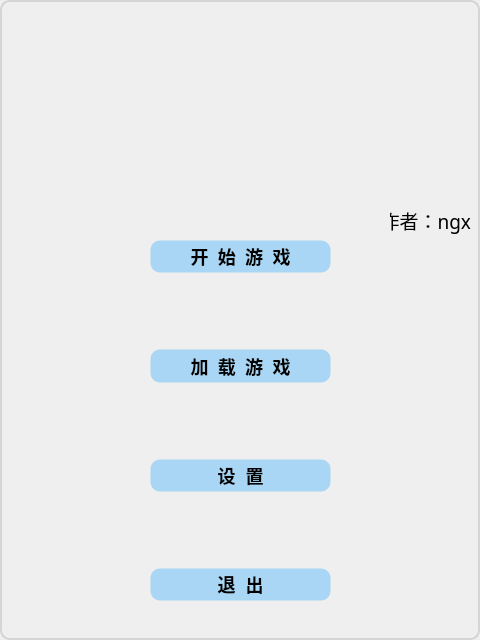
<?xml version="1.0" encoding="UTF-8"?>
<ui version="4.0">
 <class>MenuWindow</class>
 <widget class="QMainWindow" name="MenuWindow">
  <property name="geometry">
   <rect>
    <x>0</x>
    <y>0</y>
    <width>480</width>
    <height>640</height>
   </rect>
  </property>
  <property name="sizePolicy">
   <sizepolicy hsizetype="Preferred" vsizetype="Expanding">
    <horstretch>0</horstretch>
    <verstretch>0</verstretch>
   </sizepolicy>
  </property>
  <property name="minimumSize">
   <size>
    <width>480</width>
    <height>640</height>
   </size>
  </property>
  <property name="maximumSize">
   <size>
    <width>480</width>
    <height>640</height>
   </size>
  </property>
  <property name="windowTitle">
   <string>Meue</string>
  </property>
  <property name="windowIcon">
   <iconset resource="image.qrc">
    <normaloff>:/image/tetris-icon-25.jpg</normaloff>:/image/tetris-icon-25.jpg</iconset>
  </property>
  <property name="styleSheet">
   <string notr="true">QMainWindow{         /*类名*/
    background: qlineargradient(x1:0, y1:0, x2:1, y2:0,
                                 stop:0 #18545A,
                                 stop:1 #F1F2B5);
    border-radius: 10px;             /*四角圆角的直径*/
    border-style:solid;             /*边框样式（实线）*/
    border-width:2px;             /*边框宽度*/
    border-color:rgb(213, 213, 213);     /*边框颜色*/
	
}</string>
  </property>
  <widget class="QWidget" name="centralwidget">
   <widget class="QWidget" name="layoutWidget1">
    <property name="geometry">
     <rect>
      <x>0</x>
      <y>240</y>
      <width>481</width>
      <height>361</height>
     </rect>
    </property>
    <layout class="QHBoxLayout" name="horizontalLayout">
     <item>
      <spacer name="horizontalSpacer">
       <property name="orientation">
        <enum>Qt::Horizontal</enum>
       </property>
       <property name="sizeType">
        <enum>QSizePolicy::Maximum</enum>
       </property>
       <property name="sizeHint" stdset="0">
        <size>
         <width>150</width>
         <height>30</height>
        </size>
       </property>
      </spacer>
     </item>
     <item>
      <layout class="QVBoxLayout" name="verticalLayout">
       <property name="sizeConstraint">
        <enum>QLayout::SetDefaultConstraint</enum>
       </property>
       <item>
        <widget class="QPushButton" name="StartButton">
         <property name="sizePolicy">
          <sizepolicy hsizetype="Preferred" vsizetype="Preferred">
           <horstretch>0</horstretch>
           <verstretch>0</verstretch>
          </sizepolicy>
         </property>
         <property name="font">
          <font>
           <family>方正像素18</family>
           <pointsize>-1</pointsize>
           <italic>false</italic>
           <bold>true</bold>
          </font>
         </property>
         <property name="focusPolicy">
          <enum>Qt::NoFocus</enum>
         </property>
         <property name="styleSheet">
          <string notr="true">QPushButton
{
	background-color: rgba(0,153,255,75); /*背景色*/ 
	border: transparent;
	border-style: outset;
	border-width: 1px;
	border-radius: 10px; /*边界圆滑*/
	font: bold 18px;
	min-width:2em;
	color: black; /*字体颜色*/
	font-family: 方正像素18;
	padding: 2px;

}
 
QPushButton:hover
{
	background-color: rgba(0,141,235,75);
}
 
QPushButton:pressed
{
	background-color: rgba(0,129,214,80); 
	border-style: inset;
}
QPushButton:!enabled{
	background-color: rgb(100, 100, 100);
	border-style: inset;
}</string>
         </property>
         <property name="text">
          <string>开  始  游  戏</string>
         </property>
        </widget>
       </item>
       <item>
        <spacer name="verticalSpacer">
         <property name="orientation">
          <enum>Qt::Vertical</enum>
         </property>
         <property name="sizeType">
          <enum>QSizePolicy::Maximum</enum>
         </property>
         <property name="sizeHint" stdset="0">
          <size>
           <width>20</width>
           <height>70</height>
          </size>
         </property>
        </spacer>
       </item>
       <item>
        <widget class="QPushButton" name="LoadButton">
         <property name="sizePolicy">
          <sizepolicy hsizetype="Preferred" vsizetype="Preferred">
           <horstretch>0</horstretch>
           <verstretch>0</verstretch>
          </sizepolicy>
         </property>
         <property name="font">
          <font>
           <family>方正像素18</family>
           <pointsize>-1</pointsize>
           <italic>false</italic>
           <bold>true</bold>
          </font>
         </property>
         <property name="focusPolicy">
          <enum>Qt::NoFocus</enum>
         </property>
         <property name="styleSheet">
          <string notr="true">QPushButton
{
	background-color: rgba(0,153,255,75); /*背景色*/ 
	border: transparent;
	border-style: outset;
	border-width: 1px;
	border-radius: 10px; /*边界圆滑*/
	font: bold 18px;
	min-width:2em;
	color: black; /*字体颜色*/
	font-family: 方正像素18;
	padding: 2px;

}
 
QPushButton:hover
{
	background-color: rgba(0,141,235,75);
}
 
QPushButton:pressed
{
	background-color: rgba(0,129,214,80); 
	border-style: inset;
}
QPushButton:!enabled{
	background-color: rgb(100, 100, 100);
	border-style: inset;
}</string>
         </property>
         <property name="text">
          <string>加  载  游  戏</string>
         </property>
        </widget>
       </item>
       <item>
        <spacer name="verticalSpacer_3">
         <property name="orientation">
          <enum>Qt::Vertical</enum>
         </property>
         <property name="sizeType">
          <enum>QSizePolicy::Maximum</enum>
         </property>
         <property name="sizeHint" stdset="0">
          <size>
           <width>20</width>
           <height>70</height>
          </size>
         </property>
        </spacer>
       </item>
       <item>
        <widget class="QPushButton" name="SettingButton">
         <property name="sizePolicy">
          <sizepolicy hsizetype="Preferred" vsizetype="Preferred">
           <horstretch>0</horstretch>
           <verstretch>0</verstretch>
          </sizepolicy>
         </property>
         <property name="focusPolicy">
          <enum>Qt::NoFocus</enum>
         </property>
         <property name="styleSheet">
          <string notr="true">QPushButton
{
	background-color: rgba(0,153,255,75); /*背景色*/ 
	border: transparent;
	border-style: outset;
	border-width: 1px;
	border-radius: 10px; /*边界圆滑*/
	font: bold 18px;
	min-width:2em;
	color: black; /*字体颜色*/
	font-family: 方正像素18;
	padding: 2px;

}
 
QPushButton:hover
{
	background-color: rgba(0,141,235,75);
}
 
QPushButton:pressed
{
	background-color: rgba(0,129,214,80); 
	border-style: inset;
}
QPushButton:!enabled{
	background-color: rgb(100, 100, 100);
	border-style: inset;
}</string>
         </property>
         <property name="text">
          <string>设  置</string>
         </property>
        </widget>
       </item>
       <item>
        <spacer name="verticalSpacer_2">
         <property name="orientation">
          <enum>Qt::Vertical</enum>
         </property>
         <property name="sizeType">
          <enum>QSizePolicy::Maximum</enum>
         </property>
         <property name="sizeHint" stdset="0">
          <size>
           <width>20</width>
           <height>70</height>
          </size>
         </property>
        </spacer>
       </item>
       <item>
        <widget class="QPushButton" name="QuitButton">
         <property name="sizePolicy">
          <sizepolicy hsizetype="Preferred" vsizetype="Preferred">
           <horstretch>0</horstretch>
           <verstretch>0</verstretch>
          </sizepolicy>
         </property>
         <property name="focusPolicy">
          <enum>Qt::NoFocus</enum>
         </property>
         <property name="styleSheet">
          <string notr="true">QPushButton
{
	background-color: rgba(0,153,255,75); /*背景色*/ 
	border: transparent;
	border-style: outset;
	border-width: 1px;
	border-radius: 10px; /*边界圆滑*/
	font: bold 18px;
	min-width:2em;
	color: black; /*字体颜色*/
	font-family: 方正像素18;
	padding: 2px;

}
 
QPushButton:hover
{
	background-color: rgba(0,141,235,75);
}
 
QPushButton:pressed
{
	background-color: rgba(0,129,214,80); 
	border-style: inset;
}
QPushButton:!enabled{
	background-color: rgb(100, 100, 100);
	border-style: inset;
}</string>
         </property>
         <property name="text">
          <string>退  出</string>
         </property>
        </widget>
       </item>
      </layout>
     </item>
     <item>
      <spacer name="horizontalSpacer_2">
       <property name="orientation">
        <enum>Qt::Horizontal</enum>
       </property>
       <property name="sizeType">
        <enum>QSizePolicy::Maximum</enum>
       </property>
       <property name="sizeHint" stdset="0">
        <size>
         <width>150</width>
         <height>30</height>
        </size>
       </property>
      </spacer>
     </item>
    </layout>
   </widget>
   <widget class="QWidget" name="layoutWidget2">
    <property name="geometry">
     <rect>
      <x>380</x>
      <y>0</y>
      <width>91</width>
      <height>31</height>
     </rect>
    </property>
    <layout class="QHBoxLayout" name="horizontalLayout_2">
     <item>
      <widget class="QPushButton" name="MinimizeButton">
       <property name="focusPolicy">
        <enum>Qt::NoFocus</enum>
       </property>
       <property name="styleSheet">
        <string notr="true">QPushButton
{
	background: transparent; /*背景色*/ 
	border-style: outset;
	border-width: 2px;
	border-radius:5px; /*边界圆滑*/
	border: none;
	min-width:2em;
	padding: 5px;
	image: url(:/image/minimize2.png);
}
 
QPushButton:hover
{
	background-color: rgba(0,0,0,50);
}
 
QPushButton:pressed
{
	background-color: rgba(0,0,140,75); 
	border-style: inset;
}
QPushButton:!enabled{
	background-color: rgb(100, 100, 100);
	border-style: inset;
}</string>
       </property>
       <property name="text">
        <string/>
       </property>
      </widget>
     </item>
     <item>
      <widget class="QPushButton" name="CloseButton">
       <property name="focusPolicy">
        <enum>Qt::NoFocus</enum>
       </property>
       <property name="styleSheet">
        <string notr="true">QPushButton
{
	background: transparent; /*背景色*/ 
	border-style: outset;
	border-width: 2px;
	border-radius:5px; /*边界圆滑*/
	border: none;
	min-width:2em;
	padding: 5px;
	image: url(:/image/close.png);
}
 
QPushButton:hover
{
	background-color: rgba(255,0,0,50);
}
 
QPushButton:pressed
{
	background-color: rgba(165,42,42,75); 
	border-style: inset;
}
QPushButton:!enabled{
	background-color: rgb(100, 100, 100);
	border-style: inset;
}</string>
       </property>
       <property name="text">
        <string/>
       </property>
      </widget>
     </item>
    </layout>
   </widget>
   <widget class="QWidget" name="layoutWidget3">
    <property name="geometry">
     <rect>
      <x>0</x>
      <y>50</y>
      <width>481</width>
      <height>141</height>
     </rect>
    </property>
    <layout class="QHBoxLayout" name="horizontalLayout_3">
     <item>
      <spacer name="horizontalSpacer_3">
       <property name="orientation">
        <enum>Qt::Horizontal</enum>
       </property>
       <property name="sizeType">
        <enum>QSizePolicy::Maximum</enum>
       </property>
       <property name="sizeHint" stdset="0">
        <size>
         <width>30</width>
         <height>20</height>
        </size>
       </property>
      </spacer>
     </item>
     <item>
      <widget class="QLabel" name="label">
       <property name="styleSheet">
        <string notr="true">QLabel 
{
	
	image: url(:/image/Tetris_logo.png);
}</string>
       </property>
       <property name="text">
        <string/>
       </property>
      </widget>
     </item>
     <item>
      <spacer name="horizontalSpacer_4">
       <property name="orientation">
        <enum>Qt::Horizontal</enum>
       </property>
       <property name="sizeType">
        <enum>QSizePolicy::Maximum</enum>
       </property>
       <property name="sizeHint" stdset="0">
        <size>
         <width>30</width>
         <height>20</height>
        </size>
       </property>
      </spacer>
     </item>
    </layout>
   </widget>
   <widget class="QLabel" name="label_2">
    <property name="geometry">
     <rect>
      <x>390</x>
      <y>200</y>
      <width>81</width>
      <height>41</height>
     </rect>
    </property>
    <property name="font">
     <font>
      <family>华文宋体</family>
      <pointsize>14</pointsize>
     </font>
    </property>
    <property name="text">
     <string>作者：ngx</string>
    </property>
    <property name="alignment">
     <set>Qt::AlignRight|Qt::AlignTrailing|Qt::AlignVCenter</set>
    </property>
   </widget>
  </widget>
 </widget>
 <resources>
  <include location="image.qrc"/>
 </resources>
 <connections/>
</ui>
